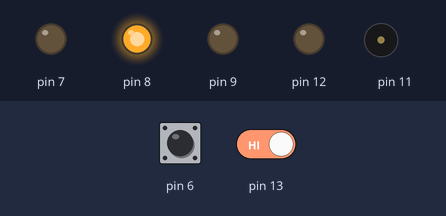
This program was run on a simulated Arduino Uno, built with avr-gcc and run on an emulated ATmega328P. On the bench: output pins drawn as LEDs (lit = HIGH), buzzer (waves = sounding). Dashed ring = blinking. The test bench sets the inputs (shaded band); at power-on: pin 6 HIGH, pin 13 HIGH. Random numbers use the default seed unless the program sets one.

Above: at 1.2 s.
1.3 s: pin 6 pulled LOW for 0.15 s
At 1.59 s:
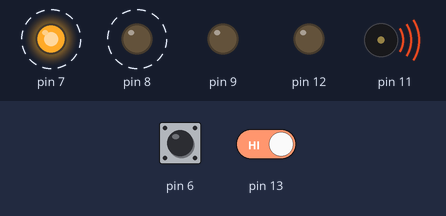
4.3 s: pin 6 driven LOW and pin 13 driven LOW
At 4.64 s:
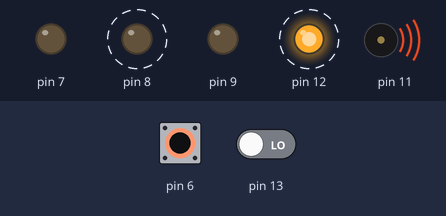
7.3 s: pin 13 driven HIGH
8.9 s: pin 13 driven LOW
At 17.6 s:
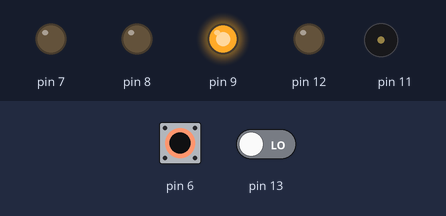
Timing chart, 0 to 17.9 s (numbered marks = the images above; inputs shaded):
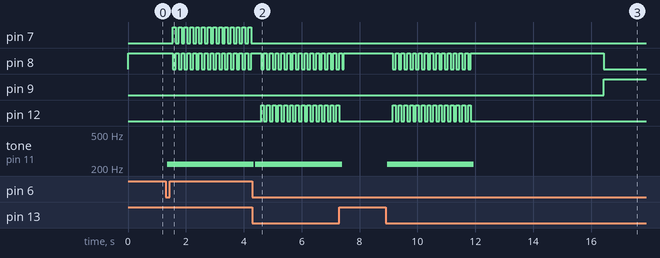

The program:

main.cpp
```cpp
#include <Arduino.h>
#include <ezButton.h>
#include <Ramp.h>

#include <RgbLedConfig.h>
#include <Range.h>
#include <PlayerConfig.h>
#include <ApplicationConfig.h>
#include <Timer.h>

class Player
{
public:
    const PlayerConfig playerConfig;
    ezButton button;
    Player(const PlayerConfig playerConfig) : playerConfig(playerConfig), button(ezButton(playerConfig.buttonPin))
    {
    }
    void setup()
    {
        pinMode(playerConfig.ledPin, OUTPUT);
        pinMode(playerConfig.buttonPin, INPUT_PULLUP);
        button.setDebounceTime(appConfig.buttonDebounceTime);
    }
};

struct ApplicationState
{
    Player player1 = Player(appConfig.player1);
    Player player2 = Player(appConfig.player2);
} state;

// Represents half of the period (a single on and off cycle) of a blink
int frequencyToHalfPeriodDelayTimeMs(const int frequency)
{
    return 1000 / frequency / 2;
}

// Pass the buzzer frequency through this to make a more interesting sound
// The function was arbitrarily choosen
int fancySoundFunction(const int frequency)
{
    long x = millis() / 20;
    return frequency + 500 * cos(x + sin(x));
}

void indicateWinner(Player winner)
{
    bool ledState = true;
    ramp buzzerRamp;
    const auto rampTargetValue = appConfig.winnerBuzzerPitch.maxValue - appConfig.winnerBuzzerPitch.minValue;

    Timer blinkTimer;
    const int blinkDelayTimeMs = frequencyToHalfPeriodDelayTimeMs(appConfig.fastBlinkFrequency);
    buzzerRamp.go(rampTargetValue, appConfig.roundCompletionAnnouncementDuration);
    for (; buzzerRamp.isRunning();)
    {
        buzzerRamp.update();
        const auto buzzerFrequency = buzzerRamp.getValue() + appConfig.winnerBuzzerPitch.minValue;
        tone(appConfig.buzzerPin, fancySoundFunction(buzzerFrequency));

        if (blinkTimer.loopWait(blinkDelayTimeMs))
        {
            ledState = !ledState;
            digitalWrite(winner.playerConfig.ledPin, ledState);
            digitalWrite(appConfig.rgbLed.greenPin, !ledState);
        }
    }

    digitalWrite(winner.playerConfig.ledPin, LOW);
    digitalWrite(appConfig.rgbLed.redPin, LOW);
    noTone(appConfig.buzzerPin);
}

void indicateLooser(Player looser)
{
    Timer blinkTimer;
    bool ledState = true;
    Timer announcementTimer;
    const int blinkDelayTimeMs = frequencyToHalfPeriodDelayTimeMs(appConfig.fastBlinkFrequency);
    announcementTimer.reset();
    while (!announcementTimer.loopWait(appConfig.roundCompletionAnnouncementDuration))
    {
        tone(appConfig.buzzerPin, appConfig.looserBuzzerPitch);

        if (blinkTimer.loopWait(blinkDelayTimeMs))
        {
            ledState = !ledState;
            digitalWrite(looser.playerConfig.ledPin, ledState);
            digitalWrite(appConfig.rgbLed.redPin, !ledState);
        }
    }
    digitalWrite(looser.playerConfig.ledPin, LOW);
    digitalWrite(appConfig.rgbLed.redPin, LOW);
    noTone(appConfig.buzzerPin);
}

int randomInRange(const Range range)
{
    return random(range.minValue, range.maxValue);
}

// Wait for both buttons to be released
// This is needed because the ezButton lib would
// remain pressed after the game finished and
// another game started.
// Adding a delay between games did not fix the issue.
void waitForButtonsToBeUnpressed()
{
    while (state.player1.button.isPressed() || state.player2.button.isPressed())
    {
        state.player1.button.loop();
        state.player2.button.loop();
        delay(1);
    }
}

void startGame()
{
    Timer roundTimer;
    Timer blinkTimer;
    const int roundTimeMs = randomInRange(appConfig.roundTimeMs);
    waitForButtonsToBeUnpressed();
    while (true)
    {
        state.player1.button.loop();
        state.player2.button.loop();
        const auto pressed1 = state.player1.button.isPressed();
        const auto pressed2 = state.player2.button.isPressed();
        if (!roundTimer.isFinished(roundTimeMs))
        {
            digitalWrite(appConfig.rgbLed.redPin, HIGH);
            digitalWrite(appConfig.rgbLed.greenPin, LOW);
            if (pressed1)
            {
                indicateLooser(state.player1);
                return;
            }
            else if (pressed2)
            {
                indicateLooser(state.player2);
                return;
            }
        }
        else
        {

            digitalWrite(appConfig.rgbLed.redPin, LOW);
            digitalWrite(appConfig.rgbLed.greenPin, HIGH);
            if (pressed1)
            {
                indicateWinner(state.player1);
                return;
            }
            else if (pressed2)
            {
                indicateWinner(state.player2);
                return;
            }
        }
    }
}

void setupRgbLed(const RgbLedConfig rgbLedConfig)
{
    pinMode(rgbLedConfig.redPin, OUTPUT);
    pinMode(rgbLedConfig.greenPin, OUTPUT);
    // Blue pin is not used
    // pinMode(rgbLedConfig.bluePin, OUTPUT);
}

void setup()
{
    Serial.begin(appConfig.baudRate);
    randomSeed(analogRead(appConfig.randomSeedPin));
    state.player1.setup();
    state.player2.setup();
    setupRgbLed(appConfig.rgbLed);
    pinMode(appConfig.buzzerPin, OUTPUT);
}

void loop()
{
    startGame();
}
```

Measured:
- after the input at 1.3 s, pin 7: alternates HIGH for 0.10 s and LOW for 0.10 s, starting after 0.25 s; tone on pin 11: silent → 220 Hz after 0.05 s
- after the input at 4.3 s, pin 12: alternates HIGH for 0.10 s and LOW for 0.10 s, starting after 0.30 s
- after the input at 8.9 s, pin 12: alternates HIGH for 0.10 s and LOW for 0.10 s, 28 changes in all, then stays LOW, starting after 0.25 s; tone on pin 11: silent → 220 Hz after 0.05 s, → silent 3.0 s later
